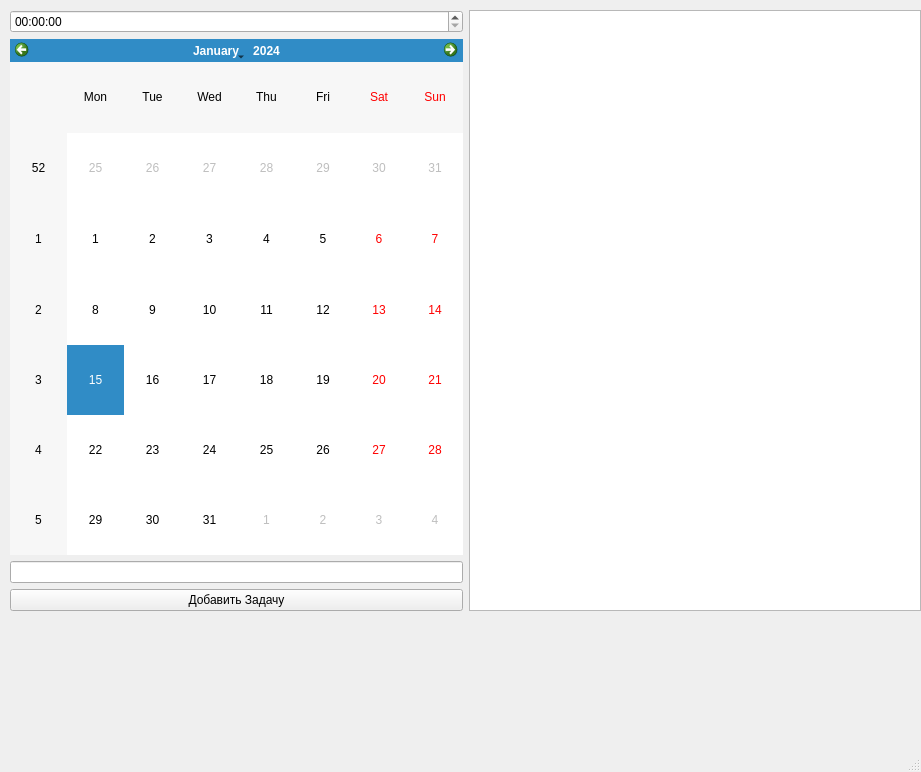
<?xml version="1.0" encoding="UTF-8"?>
<ui version="4.0">
 <class>MainWindow</class>
 <widget class="QMainWindow" name="MainWindow">
  <property name="geometry">
   <rect>
    <x>0</x>
    <y>0</y>
    <width>921</width>
    <height>772</height>
   </rect>
  </property>
  <property name="windowTitle">
   <string>MainWindow</string>
  </property>
  <widget class="QWidget" name="centralwidget">
   <widget class="QWidget" name="horizontalLayoutWidget">
    <property name="geometry">
     <rect>
      <x>10</x>
      <y>10</y>
      <width>911</width>
      <height>601</height>
     </rect>
    </property>
    <layout class="QHBoxLayout" name="horizontalLayout">
     <item>
      <layout class="QVBoxLayout" name="verticalLayout">
       <item>
        <widget class="QTimeEdit" name="time"/>
       </item>
       <item>
        <widget class="QCalendarWidget" name="calendarWidget"/>
       </item>
       <item>
        <widget class="QLineEdit" name="string_task">
         <property name="styleSheet">
          <string notr="true">font: 14pt &quot;MS Shell Dlg 2&quot;;</string>
         </property>
         <property name="text">
          <string/>
         </property>
        </widget>
       </item>
       <item>
        <widget class="QPushButton" name="add_task">
         <property name="styleSheet">
          <string notr="true">font: 14pt &quot;MS Shell Dlg 2&quot;;</string>
         </property>
         <property name="text">
          <string>Добавить Задачу</string>
         </property>
        </widget>
       </item>
      </layout>
     </item>
     <item>
      <widget class="QListView" name="listView"/>
     </item>
    </layout>
   </widget>
  </widget>
  <widget class="QMenuBar" name="menubar">
   <property name="geometry">
    <rect>
     <x>0</x>
     <y>0</y>
     <width>921</width>
     <height>26</height>
    </rect>
   </property>
  </widget>
  <widget class="QStatusBar" name="statusbar"/>
 </widget>
 <resources/>
 <connections/>
</ui>
